Frame 1 (no input): blank canvas, image omitted
Frame 60 (no input): blank canvas, image omitted
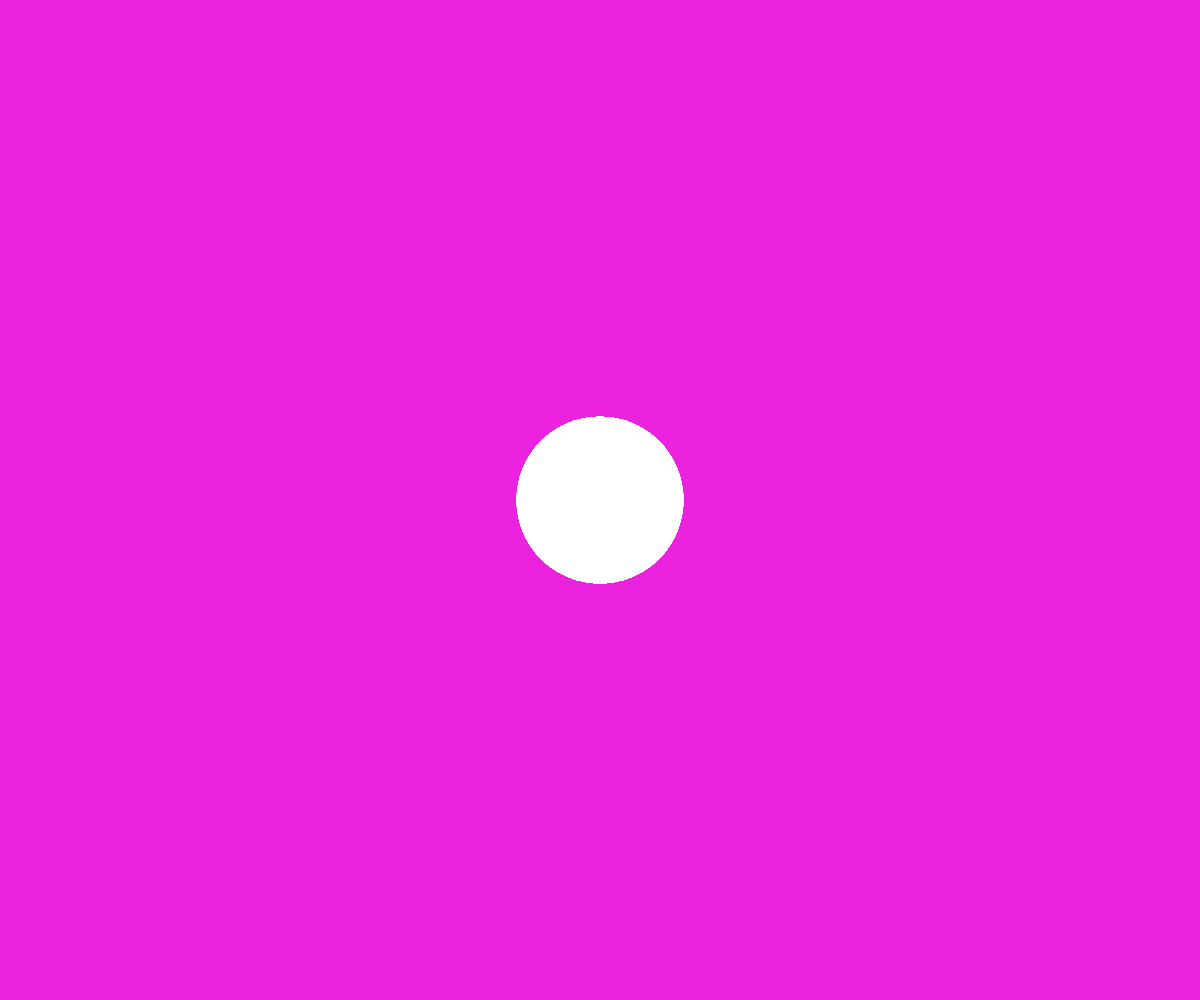
Frame 120 (the mouse pressed at the canvas centre since frame 60)

The p5.js sketch whose frames 1 and 60 were blank and that drew this single picture after the mouse press (run headless with seeded random() and noise() and a simulated clock; from frame 60 on, the mouse is pressed at the canvas centre):

// p5.js sketch
// ── sketch.js
function setup() {
  createCanvas(windowWidth, windowHeight);
  background(235, 35, 223);
}

function draw() {
  noStroke()
  circle(mouseX, mouseY, mouseY / 3);

}
